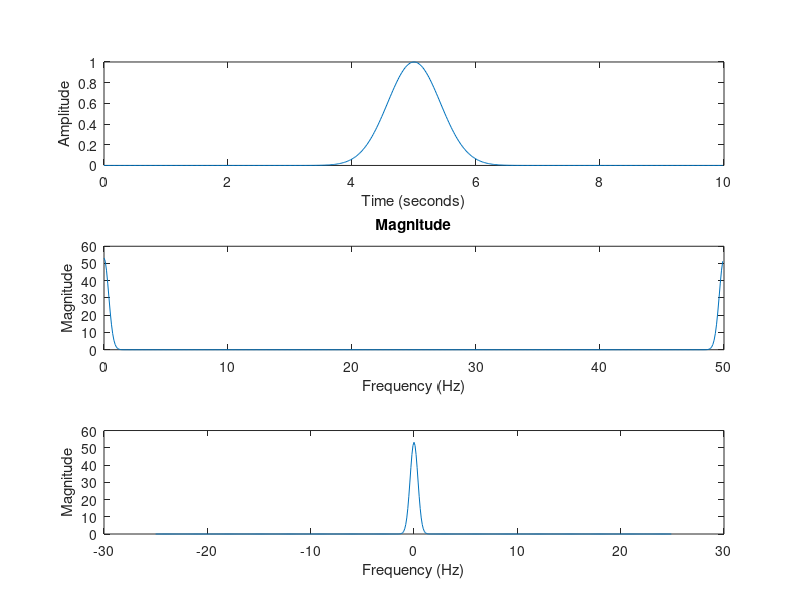

Here is the MATLAB script that generated this plot:
clear all
clc

Ts = 1/50;
t = 0:Ts:10-Ts;
%x = sin(2*pi*15*t) + sin(2*pi*20*t);
x=exp(-((t-5).^2)/(4*0.3^2));

subplot(3,1,1)
plot(t,x)
xlabel('Time (seconds)')
ylabel('Amplitude')

y = fft(x);
fs = 1/Ts;
f = (0:length(y)-1)*fs/length(y);

subplot(3,1,2)
plot(f,abs(y))
xlabel('Frequency (Hz)')
ylabel('Magnitude')
title('Magnitude')

n = length(x);
fshift = (-n/2:n/2-1)*(fs/n);
yshift = fftshift(y);
subplot(3,1,3)
plot(fshift,abs(yshift))
xlabel('Frequency (Hz)')
ylabel('Magnitude')